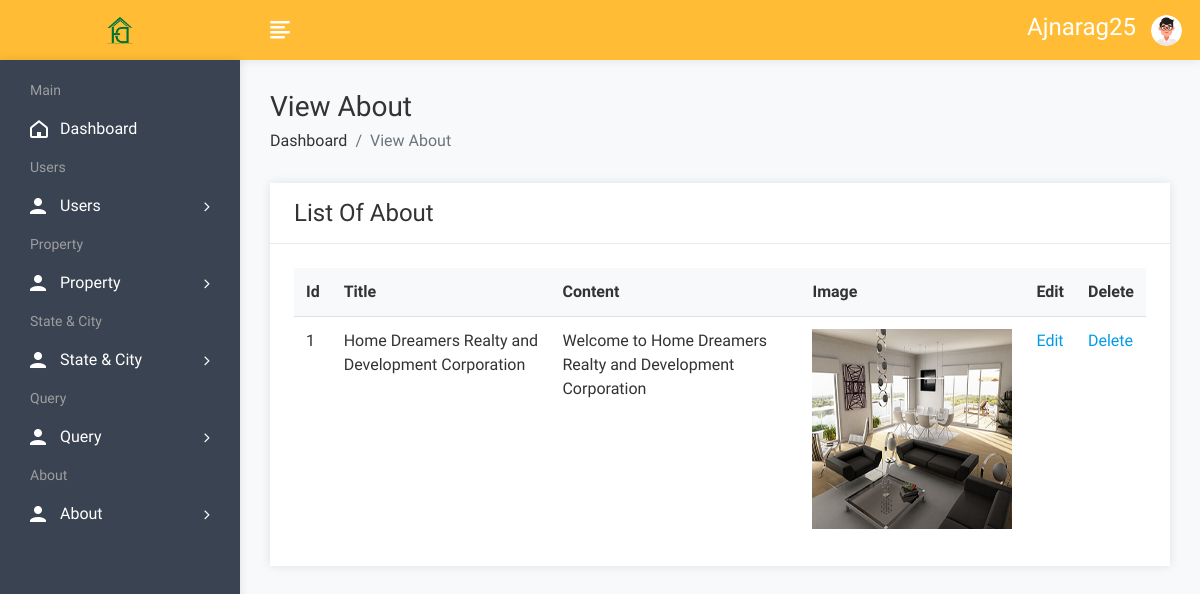
Screenshot of /admin/aboutview.php (signed in) with the database file from the repository.
### tables this page shows
CREATE TABLE `about` (
  `id` int(10) NOT NULL,
  `title` varchar(100) NOT NULL,
  `content` longtext NOT NULL,
  `image` varchar(300) NOT NULL
);

### admin/aboutview.php (the view, shortened to what this page needs)
<!DOCTYPE html>
<html lang="en">
<head>
        <link rel="stylesheet" href="assets/css/bootstrap.min.css">
        <link rel="stylesheet" href="assets/css/font-awesome.min.css">
        <link rel="stylesheet" href="assets/css/feathericon.min.css">
        <link rel="stylesheet" href="assets/css/style.css">
    </head>
    <body>
				<?php include("header.php"); ?>
            <div class="page-wrapper">
                <div class="content container-fluid">
					<div class="page-header">
						<div class="row">
							<div class="col">
								<h3 class="page-title">View About</h3>
								<ul class="breadcrumb">
									<li class="breadcrumb-item"><a href="dashboard.php">Dashboard</a></li>
									<li class="breadcrumb-item active">View About</li>
								</ul>
							</div>
						</div>
					</div>
					<div class="row">
						<div class="col-sm-12">
							<div class="card">
								<div class="card-header">
									<h4 class="card-title">List Of About</h4>
								</div>
								<div class="card-body">
									<div class="table-responsive">
										<table class="table table-stripped">
											<thead>
												<tr>
													<th>Id</th>
													<th>Title</th>
													<th>Content</th>
													<th>Image</th>
													<th>Edit</th>
													<th>Delete</th>
												</tr>
											</thead>
											<?php
													$query=mysqli_query($con,"select * from about");
													$cnt=1;
													while($row=mysqli_fetch_row($query))
														{
											?>
											<tbody>
												<tr>
													<td><?php echo $cnt; ?></td>
													<td><?php echo $row['1']; ?></td>
													<td><?php echo $row['2']; ?></td>
													<td><img src="upload/<?php echo $row['3']; ?>" height="200px" width="200px"></td>
													<td><a href="aboutedit.php?id=<?php echo $row['0']; ?>">Edit</a></td>
													<td><a href="aboutdelete.php?id=<?php echo $row['0']; ?>">Delete</a></td>
												</tr>
											</tbody>
												<?php
												$cnt=$cnt+1;
												}
												?>
										</table>
									</div>
								</div>
							</div>
						</div>
					</div>
				</div>
			</div>
    </body>
</html>

### rows the page displays
about: title "Home Dreamers Realty and Development Corporation", content "Welcome to Home Dreamers Realty and Development Corporation", image (picture)

### other values shown
$_SESSION['auser']['auser'] "Ajnarag25"
